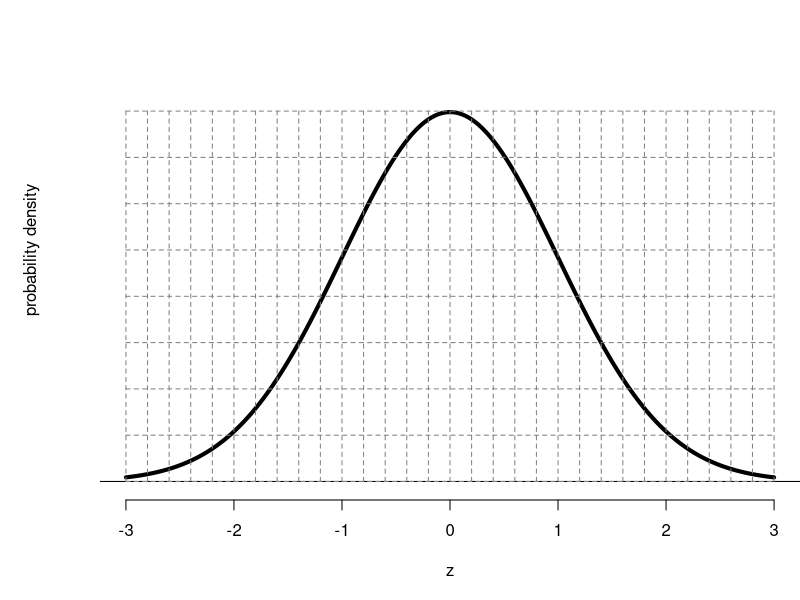
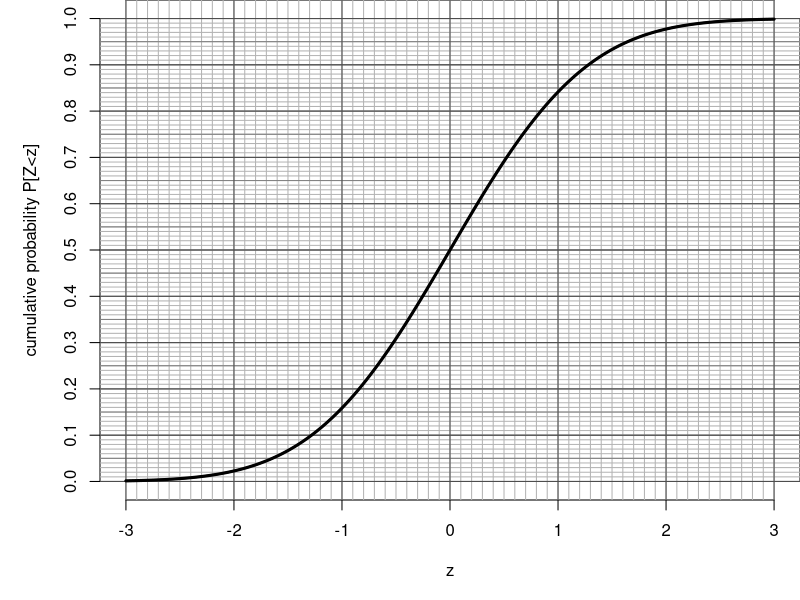
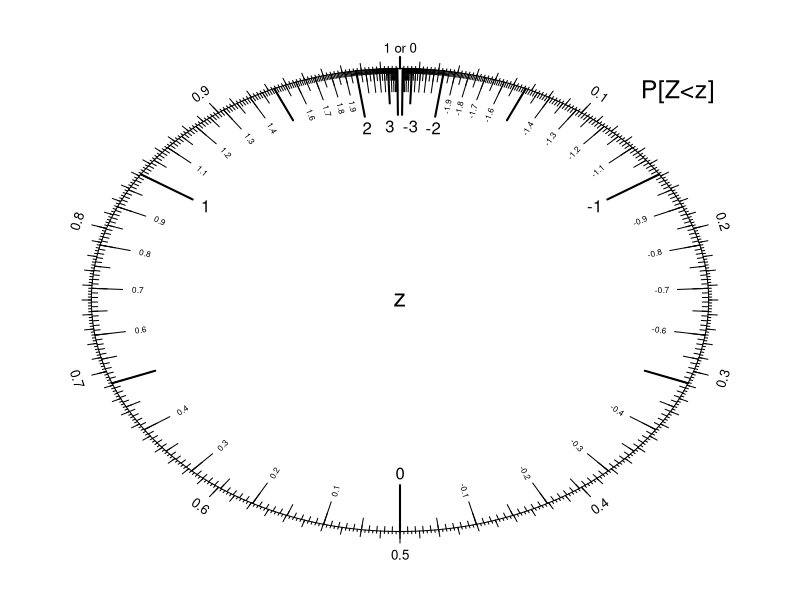

These charts were generated, in order, by the following R code:
## ---- chunk 1
par(mar=c(5,5,0,0))
z2 = seq(-3,3,0.01)
yl = seq(0,0.4,0.05)
zl = seq(-3,3,0.2)
plot(z2,dnorm(z2),type="l",axes=F,ylab="probability density",xlab="z",lwd=4,ylim=c(0,0.5))
axis(1,at=(-3):3)
abline(h=0)
for(z2 in zl){
  lines(c(z2,z2),c(0,0.4),lty=2,col=rgb(0.5,0.5,0.5))
}
for(y in yl){
  lines(c(-3,3),c(y,y),lty=2,col=rgb(0.5,0.5,0.5))
}
## ---- chunk 2
z2 = seq(-3,3,length.out=1000)
p = pnorm(z2)
plot(z2,p,type="l",lwd=2,ylab="cumulative probability P[Z<z]",xlab="z",axes=F,ylim=c(0,1))
axis(1,at=seq(-3,3,1))
axis(3,at=seq(-3,3,1))
axis(2,at=seq(0,1,0.1))
axis(4,at=seq(0,1,0.1))
abline(v=seq(-3,3,.1),col=rgb(0.7,0.7,0.7))
abline(h=0:100/100,col=rgb(0.7,0.7,0.7))
abline(h=0:20/20,col=rgb(0.5,0.5,0.5))
abline(h=0:10/10,col=rgb(0.3,0.3,0.3))
abline(v=seq(-3,3,1),col=rgb(0.3,0.3,0.3))
lines(z2,pnorm(z2),lwd=3)

adjx = c(0,0,0,0,1,1,0.9)
adjy = c(1.2,0.8,0.5,1,0.5,0.3,-0.3)

## ---- chunk 3
par(mar=c(0,0,0,0))
theta=seq(0,2*pi,length.out=1000)
plot(sin(theta),cos(theta),type="l",ann=F,axes=F,xlim=c(-1.2,1.2),ylim=c(-1.2,1.2))
zs = -3:3
for(i in 1:length(zs)){
  p = pnorm(zs[i])
  lines(sin(p*2*pi)*c(0.8,1),cos(p*2*pi)*c(0.8,1),lwd=2)
  pt = min(max(p,0.007),0.993)
  text(0.75*sin(pt*2*pi),0.75*cos(pt*2*pi),zs[i])
}
zs = seq(-2.5,2.5,1)
for(i in 1:length(zs)){
  p = pnorm(zs[i])
  lines(sin(p*2*pi)*c(0.85,1),cos(p*2*pi)*c(0.85,1),lwd=2)
}
zs = seq(-3,3,0.1)
for(i in 1:length(zs)){
  p = pnorm(zs[i])
  lines(sin(p*2*pi)*c(0.9,1),cos(p*2*pi)*c(0.9,1),lwd=1)
}
zs = seq(-2,2,0.1)
for(i in 1:length(zs)){
  p = pnorm(zs[i])
  if(zs[i]%%0.5 != 0){
    text(sin(p*2*pi)*0.85,cos(p*2*pi)*0.85,cex=0.5,round(zs[i],2),srt=(180-360*p)%%180-90)
  }
}
zs = seq(-3,3,0.05)
for(i in 1:length(zs)){
  p = pnorm(zs[i])
  lines(sin(p*2*pi)*c(0.95,1),cos(p*2*pi)*c(0.95,1))
}
zs = seq(-3,3,0.01)
for(i in 1:length(zs)){
  p = pnorm(zs[i])
  lines(sin(p*2*pi)*c(0.98,1),cos(p*2*pi)*c(0.98,1))
}

for(p in seq(0.1,0.9,0.1)){
  lines(sin(p*2*pi)*c(1,1.05),cos(p*2*pi)*c(1,1.05))
  text(sin(p*2*pi)*1.1,cos(p*2*pi)*1.1,p,cex=0.8,srt=-(p*360-90)%%180-90)
}
for(p in seq(0.01,0.99,0.01)){
  lines(sin(p*2*pi)*c(1,1.03),cos(p*2*pi)*c(1,1.03))
}
for(p in seq(0.002,0.998,0.002)){
  lines(sin(p*2*pi)*c(1,1.01),cos(p*2*pi)*c(1,1.01))
}
lines(c(0,0),c(1,1.05),lwd=2)
text(0,1.09,"1 or 0",cex=0.8)
text(0,0,cex=1.5,"z")
text(0.9,0.9,cex=1.5,"P[Z<z]")
